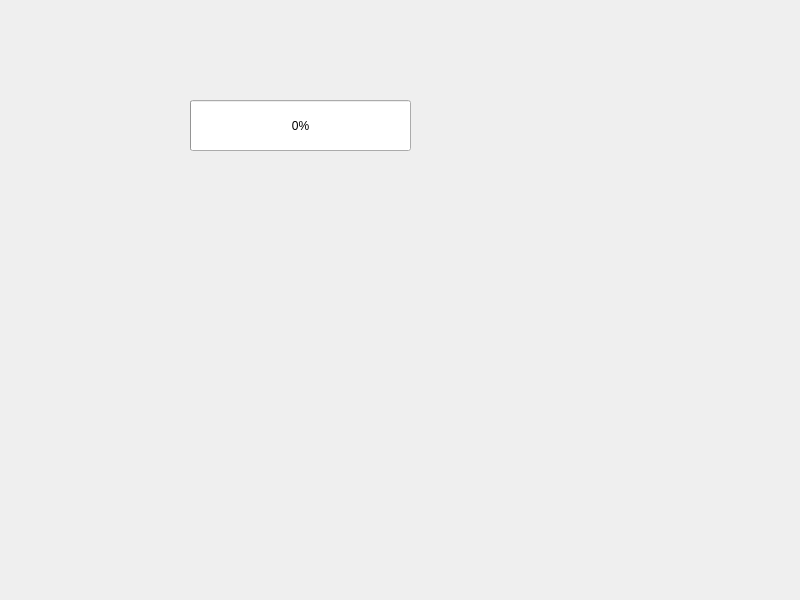
<?xml version="1.0" encoding="UTF-8"?>
<ui version="4.0">
 <class>Widget</class>
 <widget class="QWidget" name="Widget">
  <property name="geometry">
   <rect>
    <x>0</x>
    <y>0</y>
    <width>800</width>
    <height>600</height>
   </rect>
  </property>
  <property name="windowTitle">
   <string>Widget</string>
  </property>
  <widget class="QProgressBar" name="progressBar">
   <property name="geometry">
    <rect>
     <x>190</x>
     <y>100</y>
     <width>221</width>
     <height>51</height>
    </rect>
   </property>
   <property name="value">
    <number>0</number>
   </property>
  </widget>
 </widget>
 <resources/>
 <connections/>
</ui>
